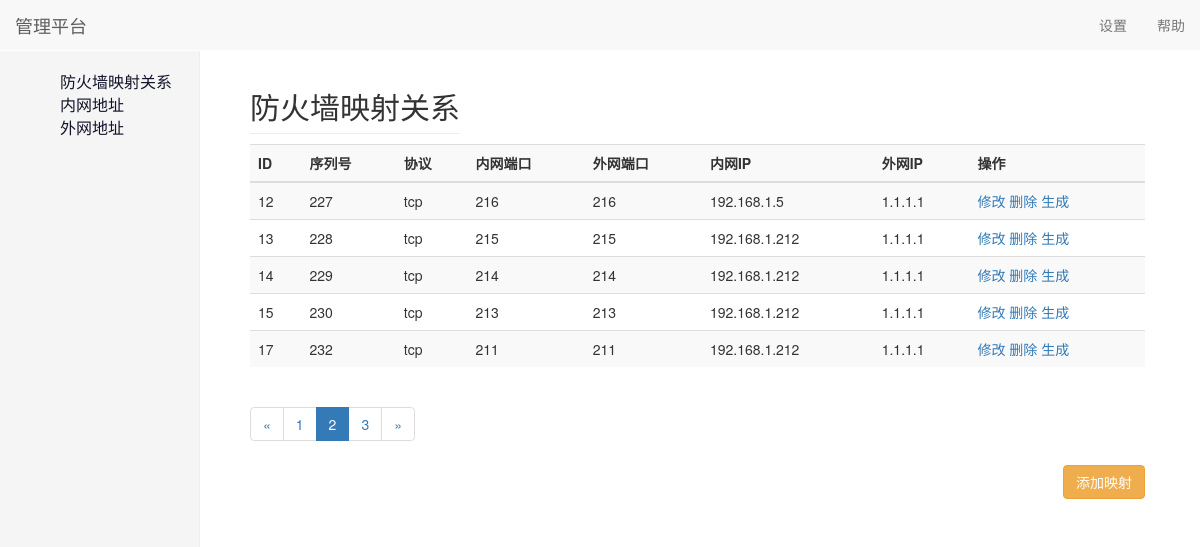
Page /fwmapping/indexdetail/?page=2 on the earlier database version.
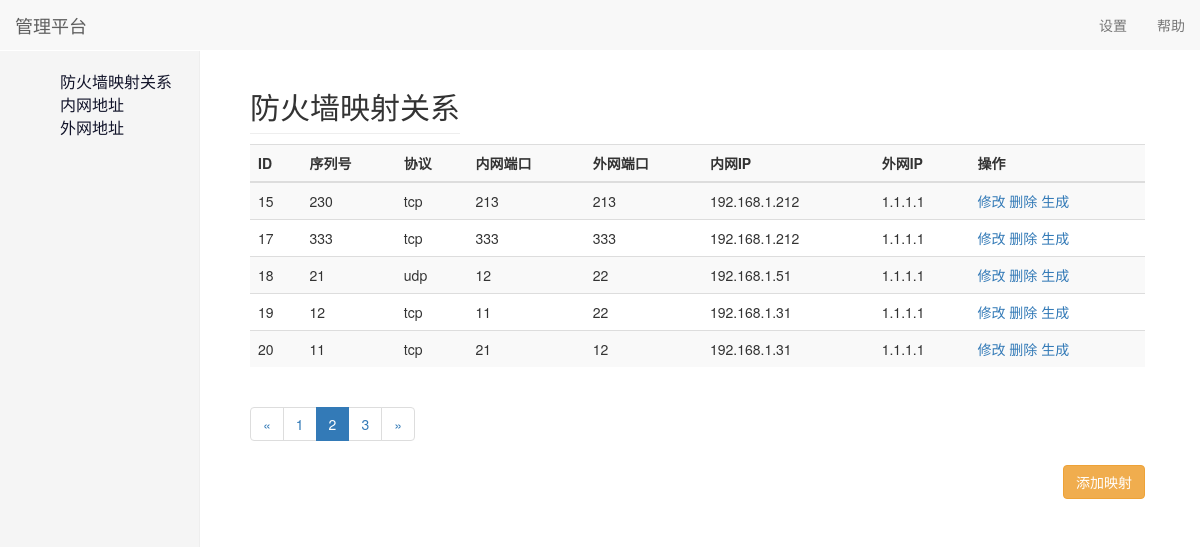
Same page on the later database version.
### fwMapping/models.py (models this page shows, shortened)
class Mapping(models.Model):
    mapid = models.PositiveIntegerField()
    serid = models.PositiveIntegerField()
    chiose = ((1, "tcp"), (2, "udp"), (3, "icmp"))
    protocol = models.IntegerField(choices=chiose, default=1)
    lanport = models.PositiveIntegerField()
    wanport = models.PositiveIntegerField()
    lanip = models.ForeignKey(to='Laninter', on_delete=models.CASCADE)
    wanip = models.ForeignKey(to='Waninter', on_delete=models.CASCADE)
    class Meta:
        unique_together = ('lanip', 'lanport', 'wanport')

class Laninter(models.Model):
    lanip = models.GenericIPAddressField(unique=True)

class Waninter(models.Model):
    wanip = models.GenericIPAddressField(unique=True)

### fwMapping/views.py (the view)
# urls.py: path('indexdetail/', views.IndexDetail.as_view(), name="indexDetail"),
class IndexDetail(ListDeleteView):
    queryset = models.Mapping
    serializers_class = modelSer.MappingForm
    render_html = "indexDetail.html"
    page_num = 5

### fwMapping/public/generics.py (called while the page is built)
    def listView(self, request, *args, **kwargs):
        queryset = self.queryset.objects.all().order_by('pk')
        p = Paginator_page(request, queryset, self.page_num)
        get_list = p.get_page
        forms = self.serializers_class(request.POST)
        get_list["forms"] = forms
        return render(request, self.render_html, get_list)

### fwMapping/public/mixins.py (called while the page is built)
    def get(self, request, *args, **kwargs):
        return self.listView(request, *args, **kwargs)

### fwMapping/templates/indexDetail.html (shortened to what this page needs)
{% extends 'index.html' %}
{% block right_box %}
    {% load static %}
    <div class="clearfix">
        <h2 class="sub-header pull-left">防火墙映射关系</h2>
    </div>
    <div class="table-responsive">
        <table class="table table-striped">
            <tr>
                {% for form in forms %}
                    <th>{{ form.label }}</th>
                {% endfor %}
                <th colspan="2">操作</th>
            </tr>
            <tbody>
            {% for mapping in queryset %}
                <tr>
                    <td name="id">{{ mapping.id }}</td>
                    <td name="serid">{{ mapping.serid }}</td>
                    <td name="protocol">{{ mapping.get_protocol_display }}</td>
                    <td name="lanport">{{ mapping.lanport }}</td>
                    <td name="wanport">{{ mapping.wanport }}</td>
                    <td name="lanip">{{ mapping.lanip.lanip }}</td>
                    <td name="wanip">{{ mapping.wanip.wanip }}</td>
                    <td>
                        <span>
                            <a href="{% url 'fwMapping:change' %}?changeID={{ mapping.pk }}">修改</a>
                            <a href="#" class="delete">删除</a>
                            <a href="#" class="fw_sql">生成</a>
                        </span>
                    </td>
                </tr>
            {% endfor %}
            </tbody>
        </table>
    {% include 'paginator_page.html' %}
    </div>
    <a href="{% url 'fwMapping:change' %}">
        <button class="pull-right btn btn-warning">添加映射</button>
    </a>
{% endblock %}

Differences in the rows shown:
removed Mapping: id "12", serid "227", protocol "tcp", lanport "216", wanport "216", lanip.lanip "192.168.1.5", wanip.wanip "1.1.1.1"
no longer on this page (row unchanged): Mapping: id "13", serid "228", protocol "tcp", lanport "215", wanport "215", lanip.lanip "192.168.1.212", wanip.wanip "1.1.1.1"
no longer on this page (row unchanged): Mapping: id "14", serid "229", protocol "tcp", lanport "214", wanport "214", lanip.lanip "192.168.1.212", wanip.wanip "1.1.1.1"
changed Mapping id 17: serid "232" → "333"; lanport "211" → "333"; wanport "211" → "333"
now on this page (row unchanged): Mapping: id "18", serid "21", protocol "udp", lanport "12", wanport "22", lanip.lanip "192.168.1.51", wanip.wanip "1.1.1.1"
added Mapping: id "19", serid "12", protocol "tcp", lanport "11", wanport "22", lanip.lanip "192.168.1.31", wanip.wanip "1.1.1.1"
added Mapping: id "20", serid "11", protocol "tcp", lanport "21", wanport "12", lanip.lanip "192.168.1.31", wanip.wanip "1.1.1.1"
